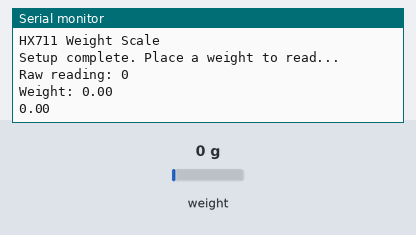
Bench run of a sketch on a simulated ESP8266 (NodeMCU). On the bench: the last lines printed to the serial monitor. Inputs (shaded band) come from the test bench; at power-on: weight on the scale 0 g. WiFi joins after 1.5 s; servers stay silent unless stated.

Above: at 4.0 s.
4.1 s: weight on the scale set to 100 g
At 5.4 s:
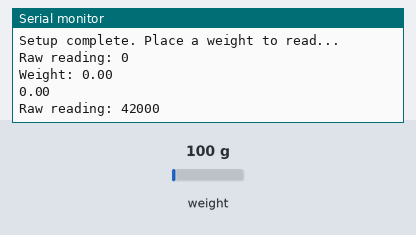
5.6 s: weight on the scale set to 1250 g
At 6.7 s:
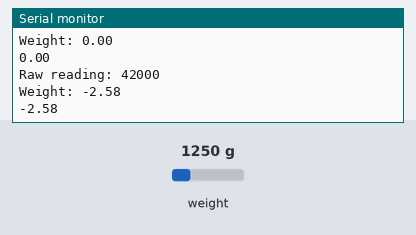
Timing chart, 0 to 8.6 s (numbered marks = the images above; inputs shaded):
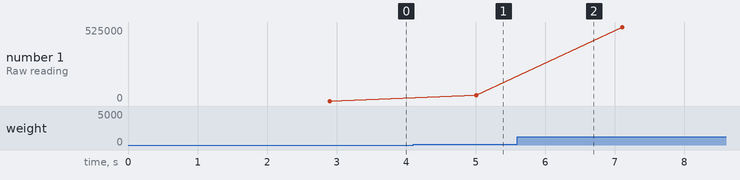

Measured:
- after the input at 4.1 s, the serial monitor: prints a new line after 0.91 s (image 1)
- after the input at 5.6 s, the serial monitor: prints a new line after 0.41 s (image 2)
- plotted number 1: 0 → 42000 after the input at 4.1 s, 42000 → 525000 after the input at 5.6 s

The sketch:

Load_cell.ino
```cpp
#define BLYNK_TEMPLATE_ID "**************"
#define BLYNK_TEMPLATE_NAME "IoT Enabled Patient Health Status System"
#define BLYNK_AUTH_TOKEN "******************"

#include <HX711.h>
#include <ESP8266WiFi.h>
#include <BlynkSimpleEsp8266.h>
#include <SoftwareSerial.h>

const char* ssid ="***************";
const char* password ="********";
// Pin definitions for ESP8266
#define DT_PIN D2 // D2 (GPIO 4)
#define SCK_PIN D3  // D1 (GPIO 5)

HX711 scale; // Create HX711 object without parameters

void setup() {
  Serial.begin(9600); // Start serial communication
  Serial.println("HX711 Weight Scale");

  // Initialize HX711 with DT and SCK pins
  scale.begin(DT_PIN, SCK_PIN);
  Blynk.begin(BLYNK_AUTH_TOKEN, ssid, password);
  // Optional: Reset scale to zero
  scale.set_scale();
  scale.tare(); // Zero the scale (remove any offset)
  Serial.println("Setup complete. Place a weight to read...");
}

void loop() {
  Blynk.run();
  // Read raw data from HX711
  long reading = scale.read();
  Serial.print("Raw reading: ");
  Serial.println(reading);

  // Optional: Convert to weight (requires calibration)
  float weight = scale.get_units(10); // Average of 2 readings
  Serial.print("Weight: ");
  float val = map(weight, -100, 645975, 0, 5000);
  float cal = val / 1000;
  Serial.println(cal);
  Serial.println(cal, 2); // 2 decimal places
  Blynk.virtualWrite(V2, cal);

  delay(1000); // Delay for readable output
}
```
